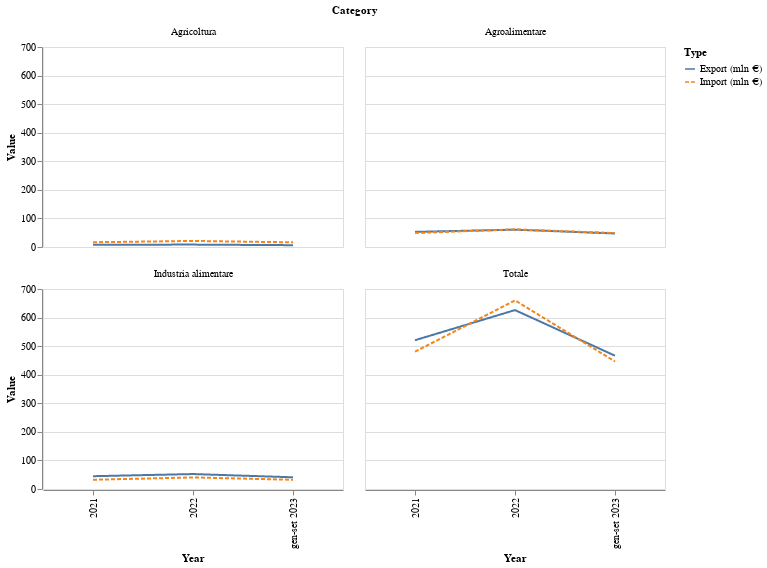

This figure's notebook cell:
### Code cell
chart = alt.Chart(merged_df).transform_fold(
    ['Export (mln €)', 'Import (mln €)'],
    as_=['Type', 'Value']
).mark_line().encode(
    x='Year:N',
    y='Value:Q',
    color='Type:N',
    strokeDash='Type:N',
    facet=alt.Facet('Category:N', columns=2)
).properties(
    width=300,
    height=200
).interactive()

chart

### Figure 1 — Vega-Lite specification as saved in the notebook (floating-point values rounded to 4 significant figures)
{"config": {"view": {"continuousWidth": 300, "continuousHeight": 300}}, "data": {"name": "data-faadad5599099bc15ae661c85d518ee4"}, "mark": {"type": "line"}, "encoding": {"color": {"field": "Type", "type": "nominal"}, "facet": {"columns": 2, "field": "Category", "type": "nominal"}, "strokeDash": {"field": "Type", "type": "nominal"}, "x": {"field": "Year", "type": "nominal"}, "y": {"field": "Value", "type": "quantitative"}}, "height": 200, "params": [{"name": "param_3", "select": {"type": "interval", "encodings": ["x", "y"]}, "bind": "scales"}], "transform": [{"fold": ["Export (mln €)", "Import (mln €)"], "as": ["Type", "Value"]}], "width": 300, "$schema": "https://vega.github.io/schema/vega-lite/v5.17.0.json", "datasets": {"data-faadad5599099bc15ae661c85d518ee4": [{"Category": "Totale", "Year": "2021", "Export (mln €)": 520.8, "Import (mln €)": 480.4}, {"Category": "Agroalimentare", "Year": "2021", "Export (mln €)": 52.9, "Import (mln €)": 49.01}, {"Category": "Agricoltura", "Year": "2021", "Export (mln €)": 8.093, "Import (mln €)": 16.62}, {"Category": "Industria alimentare", "Year": "2021", "Export (mln €)": 44.81, "Import (mln €)": 32.39}, {"Category": "Totale", "Year": "2022", "Export (mln €)": 626.2, "Import (mln €)": 660.2}, {"Category": "Agroalimentare", "Year": "2022", "Export (mln €)": 60.71, "Import (mln €)": 61.72}, {"Category": "Agricoltura", "Year": "2022", "Export (mln €)": 8.374, "Import (mln €)": 21.25}, {"Category": "Industria alimentare", "Year": "2022", "Export (mln €)": 52.33, "Import (mln €)": 40.47}, {"Category": "Totale", "Year": "gen-set 2023", "Export (mln €)": 466.5, "Import (mln €)": 446.3}, {"Category": "Agroalimentare", "Year": "gen-set 2023", "Export (mln €)": 47.36, "Import (mln €)": 48.6}, {"Category": "Agricoltura", "Year": "gen-set 2023", "Export (mln €)": 6.383, "Import (mln €)": 16.29}, {"Category": "Industria alimentare", "Year": "gen-set 2023", "Export (mln €)": 40.98, "Import (mln €)": 32.31}]}}
